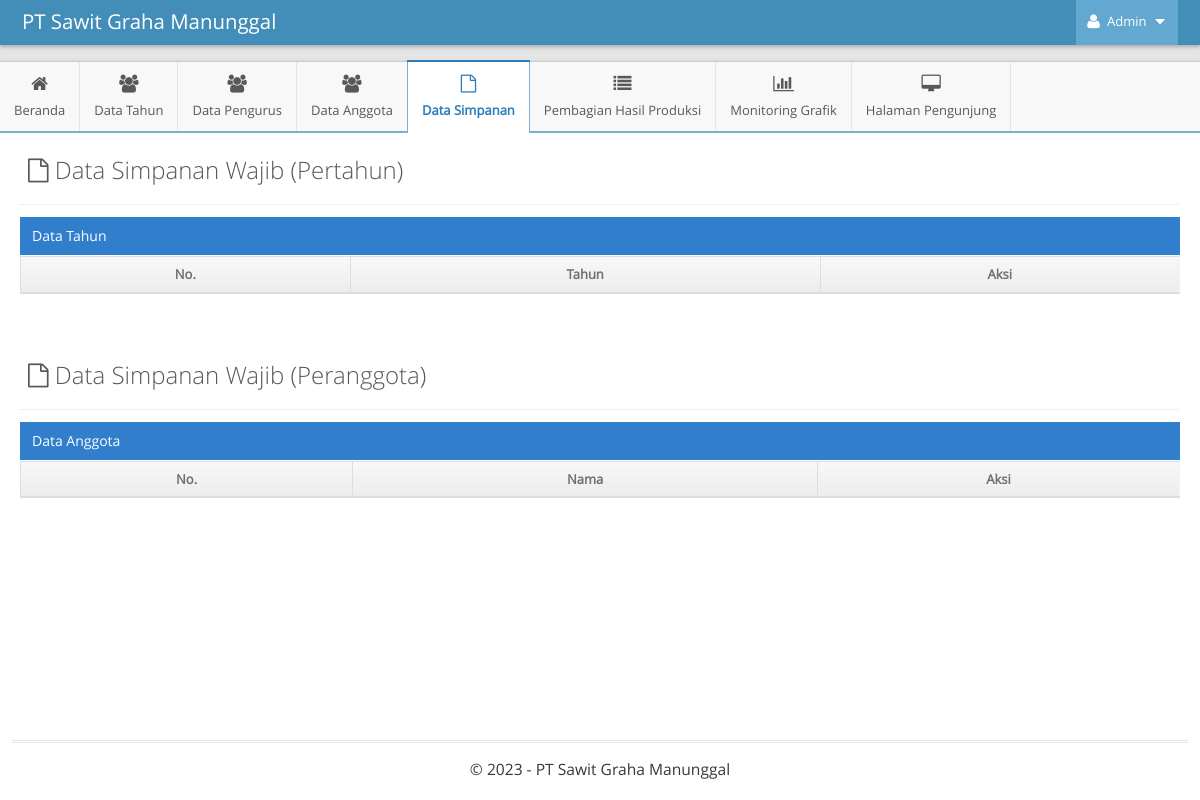
The page /admin/indexAdmin.php?p=kelola-simpanan-wajib&m=simpanan-wajib-tahun (signed in) on the database as committed earlier.
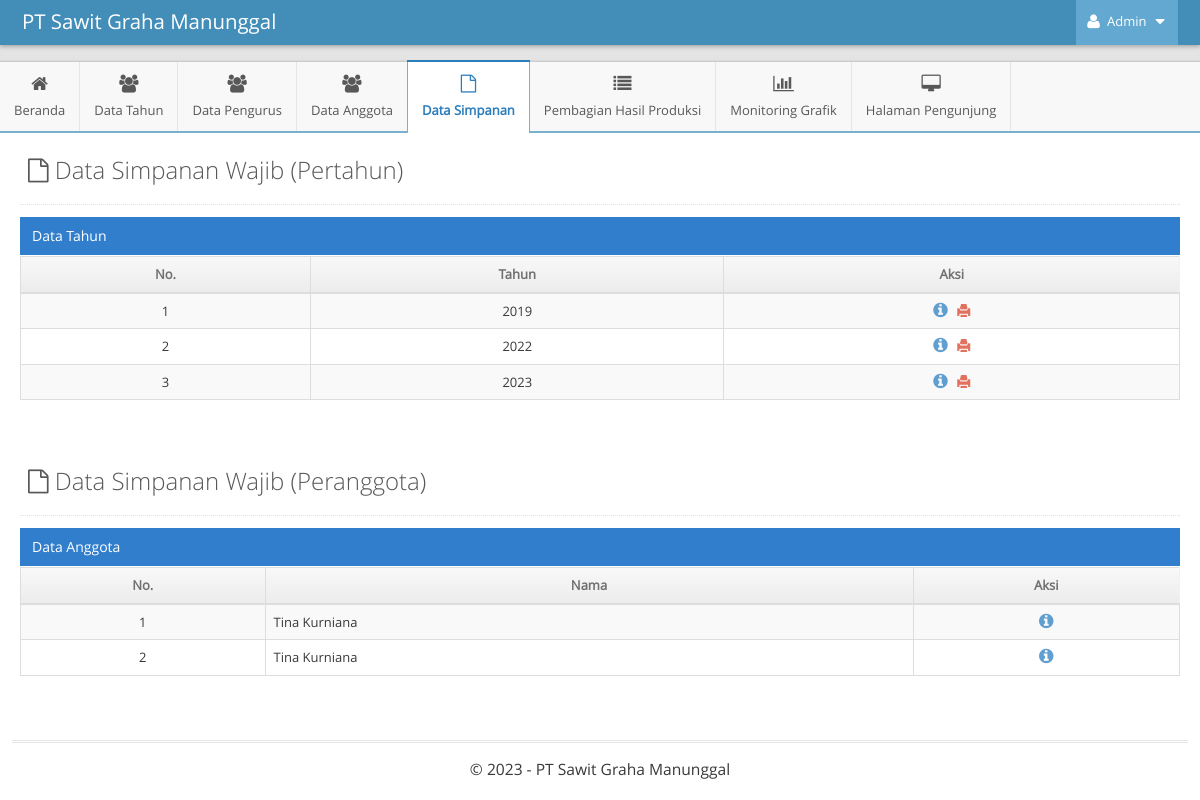
The same page on the database as committed later.
### tables this page shows
CREATE TABLE `tahun` (
  `id` int NOT NULL AUTO_INCREMENT,
  `tahun` int DEFAULT NULL,
  PRIMARY KEY (`id`)
);

CREATE TABLE `anggota` (
  `id_anggota` int NOT NULL AUTO_INCREMENT,
  `username` varchar(255) NOT NULL,
  `password` varchar(255) NOT NULL,
  `nama` varchar(255) NOT NULL,
  `no_kartu` varchar(255) NOT NULL,
  `no_registrasi` varchar(255) NOT NULL,
  `alamat` text NOT NULL,
  `ktp` varchar(16) NOT NULL,
  `luas_plasma` varchar(255) NOT NULL,
  `foto` varchar(255) NOT NULL,
  `no_rek` varchar(255) NOT NULL,
  `bank` varchar(255) NOT NULL,
  `id_tahun` int NOT NULL,
  `no_hp` varchar(255) DEFAULT NULL,
  PRIMARY KEY (`id_anggota`),
  KEY `id_tahun` (`id_tahun`),
  CONSTRAINT `anggota_ibfk_1` FOREIGN KEY (`id_tahun`) REFERENCES `tahun` (`id`) ON DELETE CASCADE ON UPDATE CASCADE
);

### function-show.php (called while the page is built)
<?php
$host = 'localhost';
$username = 'root';
$password = '';
$dbname = 'skripsi-pirda2';
$conn = mysqli_connect($host, $username, $password, $dbname);
function tampilData($query)
{
    global $conn;
    $result = mysqli_query($conn, $query);
    $rows = [];
    while ($row = mysqli_fetch_assoc($result)) {
        $rows[] = $row;
    }
    return $rows;
}
?>

### admin/pages-admin/kelola-simpanan-wajib/simpanan-wajib-tahun.php (the view)
<?php
$query_tampil = "SELECT * FROM tahun";
$tahun = tampilData($query_tampil);
$query_anggota = "SELECT * from anggota";
$anggota = tampilData($query_anggota);
?>
<div class="page-content">
	<div class="page-header">
		<h1 style="color:#585858">
			<i class="ace-icon fa fa-file-o"></i> Data Simpanan Wajib (Pertahun)
		</h1>
	</div>
	<div class="row">
		<div class="col-xs-12">
			<div class="row">
				<div class="col-xs-12">
					<div class="table-header">
						Data Tahun
					</div>
					<div>
						<table id="dynamic-table" class="table table-striped table-bordered table-hover">
							<thead>
								<tr>
									<th>No.</th>
									<th>Tahun</th>
									<th>Aksi</th>
								</tr>
							</thead>
							<tbody>
								<?php
								$i = 1;
								foreach ($tahun as $value) {
								?>
									<tr>
										<td class="center"><?= $i ?></td>
										<td class="center"><?= $value['tahun'] ?></td>
										<td class="center">
											<div class="action-buttons">
												<a data-rel="tooltip" data-placement="top" title="Data Bulan" class="blue tooltip-info" href="indexAdmin.php?p=kelola-simpanan-wajib&m=simpanan-wajib-bulan&id_tahun=<?=$value['id']?>">
													<i class="ace-icon fa fa-info-circle bigger-130"></i>
												</a>
												<a data-rel="tooltip" data-placement="top" title="Cetak" class="red tooltip-error" target="_blank" href="pages-admin/kelola-simpanan-wajib/cetak-simpanan-wajib.php?tahun=<?=$value['tahun'] ?>">
													<i class="ace-icon glyphicon glyphicon-print"></i>
												</a>
											</div>
										</td>
									</tr>
								<?php
									$i++;
								}
								?>
							</tbody>
						</table>
					</div>
				</div>
			</div>
		</div>
	</div>
</div>
<div class="page-content">
	<div class="page-header">
		<h1 style="color:#585858">
			<i class="ace-icon fa fa-file-o"></i> Data Simpanan Wajib (Peranggota)
		</h1>
	</div>
	<div class="row">
		<div class="col-xs-12">
			<div class="row">
				<div class="col-xs-12">
					<div class="table-header">
						Data Anggota
					</div>
					<div>
						<table id="dynamic-table2" class="table table-striped table-bordered table-hover">
							<thead>
								<tr>
									<th>No.</th>
									<th>Nama</th>
									<th>Aksi</th>
								</tr>
							</thead>
							<tbody>
								<?php
								$i = 1;
								foreach ($anggota as $value) {
								?>
									<tr>
										<td class="center"><?= $i ?></td>
										<td><?= $value['nama']; ?></td>
										<td class="center">
										<div class="action-buttons">
												<a data-rel="tooltip" data-placement="top" title="Data Simpanan Wajib Anggota" class="blue tooltip-info" href="indexAdmin.php?p=kelola-simpanan-wajib&m=simpanan-wajib-anggota&id_anggota=<?=$value['id_anggota']?>">
													<i class="ace-icon fa fa-info-circle bigger-130"></i>
												</a>
											</div>
										</td>
									</tr>
								<?php
									$i++;
								}
								?>
							</tbody>
						</table>
					</div>
				</div>
			</div>
		</div>
	</div>
</div>

Rows that differ between the two databases and show on the page:
added tahun: tahun "2019"
added tahun: tahun "2022"
added tahun: tahun "2023"
added anggota: nama "Tina Kurniana"
added anggota: nama "Tina Kurniana"
